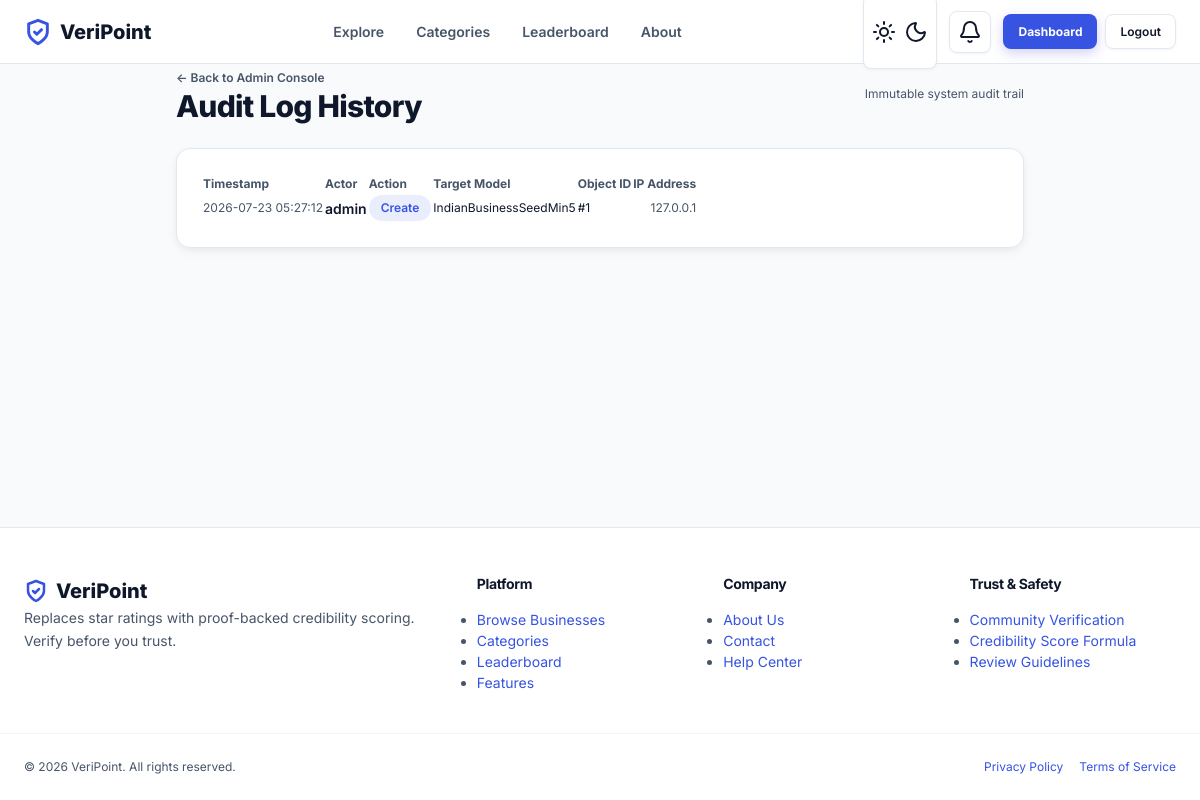
Page /admin-dashboard/audit-log/ (signed in) on the committed database.
### apps/moderation/models.py (models this page shows, shortened)
class AuditLog(models.Model):
    class Action(models.TextChoices):
        CREATE = 'create', 'Create'
        UPDATE = 'update', 'Update'
        DELETE = 'delete', 'Delete'
        MODERATE = 'moderate', 'Moderate'
        VERIFY = 'verify', 'Verify'
    user = models.ForeignKey(
        settings.AUTH_USER_MODEL,
        on_delete=models.SET_NULL,
        null=True,
        related_name='audit_logs',
    )
    action = models.CharField(
        max_length=50,
        choices=Action.choices,
        db_index=True,
    )
    model_name = models.CharField(max_length=100)
    object_id = models.PositiveIntegerField()
    changes = models.JSONField(default=dict, blank=True)
    ip_address = models.GenericIPAddressField(null=True, blank=True)
    created_at = models.DateTimeField(auto_now_add=True, db_index=True)
    class Meta:
        db_table = 'vp_audit_log'
        ordering = ['-created_at']

### apps/accounts/models.py (models this page shows, shortened)
class User(AbstractUser):
    class Role(models.TextChoices):
        REVIEWER = 'reviewer', 'Reviewer'
        BUSINESS_OWNER = 'business_owner', 'Business Owner'
        MODERATOR = 'moderator', 'Moderator'
        ADMIN = 'admin', 'Admin'
    email = models.EmailField(unique=True)
    role = models.CharField(
        max_length=20,
        choices=Role.choices,
        default=Role.REVIEWER,
        db_index=True,
    )
    class Meta:
        db_table = 'vp_user'
        indexes = [
            models.Index(fields=['date_joined']),
        ]
    @property
    def is_moderator(self):
        return self.role in (self.Role.MODERATOR, self.Role.ADMIN)

### apps/moderation/views.py (the view)
# urls.py: path('audit-log/', views.AuditLogListView.as_view(), name='audit_log'),
class AuditLogListView(ModeratorRequiredMixin, ListView):
    model = AuditLog
    template_name = 'moderation/audit_log.html'
    context_object_name = 'audit_logs'
    paginate_by = 25
    def get_queryset(self):
        return AuditLog.objects.select_related('user').order_by('-created_at')

### apps/core/context_processors.py (called while the page is built)
def site_context(request):
    context = {
        'SITE_NAME': settings.SITE_NAME,
        'SITE_TAGLINE': settings.SITE_TAGLINE,
        'SITE_DESCRIPTION': settings.SITE_DESCRIPTION,
    }
    if request.user.is_authenticated:
        context['unread_notification_count'] = (
            request.user.notifications.filter(is_read=False).count()
        )
    return context

### apps/core/mixins.py (called while the page is built)
    def test_func(self):
        return self.request.user.is_moderator

### apps/core/templatetags/veripoint_tags.py (called while the page is built)
@register.simple_tag
def active_nav(request, url_name, *args):
    from django.urls import reverse, resolve
    try:
        current = resolve(request.path_info).url_name
        if current == url_name:
            return 'active'
        if current in args:
            return 'active'
    except Exception:
        pass
    return ''

### templates/moderation/audit_log.html (shortened to what this page needs)
{% extends 'base.html' %}
{% load veripoint_tags %}
{% block content %}
<div class="container container-md py-8">
  <div class="mb-6 flex justify-between items-center">
    <div>
      <a href="{% url 'moderation:dashboard' %}" class="text-xs text-muted font-semibold hover:text-primary">&larr; Back to Admin Console</a>
      <h1 class="text-3xl font-extrabold mt-1">Audit Log History</h1>
    </div>
    <span class="text-xs text-muted">Immutable system audit trail</span>
  </div>
  <div class="card p-6">
    <table class="w-full text-left border-collapse" style="font-size: var(--font-sm);">
      <thead>
        <tr class="border-b border-subtle text-xs text-muted font-bold uppercase">
          <th class="py-3 px-4">Timestamp</th>
          <th class="py-3 px-4">Actor</th>
          <th class="py-3 px-4">Action</th>
          <th class="py-3 px-4">Target Model</th>
          <th class="py-3 px-4">Object ID</th>
          <th class="py-3 px-4 text-right">IP Address</th>
        </tr>
      </thead>
      <tbody>
        {% for log in audit_logs %}
          <tr class="border-b border-subtle hover:bg-subtle transition-colors">
            <td class="py-3.5 px-4 text-xs text-muted">{{ log.created_at|date:"Y-m-d H:i:s" }}</td>
            <td class="py-3.5 px-4 font-semibold text-main">{{ log.user.username|default:"System" }}</td>
            <td class="py-3.5 px-4">
              <span class="badge badge-primary uppercase">{{ log.action }}</span>
            </td>
            <td class="py-3.5 px-4 font-mono text-xs">{{ log.model_name }}</td>
            <td class="py-3.5 px-4 font-mono text-xs">#{{ log.object_id }}</td>
            <td class="py-3.5 px-4 text-right font-mono text-xs text-muted">{{ log.ip_address|default:"127.0.0.1" }}</td>
          </tr>
        {% empty %}
          <tr>
            <td colspan="6" class="text-center py-6 text-muted">No audit logs recorded yet.</td>
          </tr>
        {% endfor %}
      </tbody>
    </table>
  </div>
</div>
{% endblock %}

### static/css/base.css (style rules this page uses)
:root { --primary-hue: 230; --primary: hsl(var(--primary-hue), 75%, 55%); --primary-light: hsl(var(--primary-hue), 75%, 65%); --primary-dark: hsl(var(--primary-hue), 75%, 40%); --primary-subtle: hsl(var(--primary-hue), 75%, 96%); --primary-alpha-10: hsla(var(--primary-hue), 75%, 55%, 0.1); --primary-alpha-20: hsla(var(--primary-hue), 75%, 55%, 0.2); --accent-hue: 160; --accent: hsl(var(--accent-hue), 70%, 45%); --accent-light: hsl(var(--accent-hue), 70%, 55%); --accent-dark: hsl(var(--accent-hue), 70%, 35%); --accent-subtle: hsl(var(--accent-hue), 70%, 96%); --accent-alpha-15: hsla(var(--accent-hue), 70%, 45%, 0.15); --success: hsl(145, 65%, 42%); --success-bg: hsl(145, 65%, 96%); --warning: hsl(40, 95%, 50%); --warning-bg: hsl(40, 95%, 96%); --danger: hsl(0, 75%, 55%); --danger-bg: hsl(0, 75%, 96%); --info: hsl(200, 85%, 50%); --info-bg: hsl(200, 85%, 96%); --score-excellent: #059669; --score-good: #2563eb; --score-average: #d97706; --score-low: #ea580c; --score-poor: #dc2626; --font-family-sans: 'Inter', -apple-system, BlinkMacSystemFont, 'Segoe UI', Roboto, sans-serif; --font-family-mono: 'JetBrains Mono', monospace; --font-xs: 0.75rem; --font-sm: 0.875rem; --font-md: 1rem; --font-lg: 1.125rem; --font-xl: 1.25rem; --font-2xl: 1.5rem; --font-3xl: 1.875rem; --font-4xl: 2.25rem; --font-5xl: 3rem; --lh-tight: 1.2; --lh-normal: 1.5; --lh-relaxed: 1.65; --space-1: 0.25rem; --space-2: 0.5rem; --space-3: 0.75rem; --space-4: 1rem; --space-5: 1.25rem; --space-6: 1.5rem; --space-8: 2rem; --space-10: 2.5rem; --space-12: 3rem; --space-16: 4rem; --radius-sm: 0.375rem; --radius-md: 0.5rem; --radius-lg: 0.875rem; --radius-xl: 1.25rem; --radius-2xl: 1.75rem; --radius-full: 9999px; --transition-fast: 150ms cubic-bezier(0.4, 0, 0.2, 1); --transition-normal: 250ms cubic-bezier(0.4, 0, 0.2, 1); --transition-slow: 350ms cubic-bezier(0.4, 0, 0.2, 1); --container-width: 1240px; --header-height: 4.5rem; }
:root, [data-theme="light"] { --bg-body: #f8fafc; --bg-surface: #ffffff; --bg-surface-raised: #ffffff; --bg-subtle: #f1f5f9; --bg-glass: rgba(255, 255, 255, 0.9); --text-main: #0f172a; --text-muted: #475569; --text-light: #64748b; --text-inverse: #ffffff; --border-color: #e2e8f0; --border-subtle: #f1f5f9; --border-focus: var(--primary); --shadow-sm: 0 1px 3px 0 rgba(0, 0, 0, 0.05); --shadow-md: 0 4px 14px -2px rgba(0, 0, 0, 0.06), 0 2px 6px -1px rgba(0, 0, 0, 0.04); --shadow-lg: 0 10px 25px -5px rgba(0, 0, 0, 0.08), 0 4px 10px -2px rgba(0, 0, 0, 0.04); --shadow-xl: 0 20px 30px -10px rgba(0, 0, 0, 0.12); }
*, *::before, *::after { box-sizing: border-box; margin: 0; padding: 0; }
html { font-family: var(--font-family-sans); font-size: 16px; line-height: var(--lh-normal); color-scheme: light dark; scroll-behavior: smooth; -webkit-text-size-adjust: 100%; }
body { background-color: var(--bg-body); color: var(--text-main); min-height: 100vh; display: flex; flex-direction: column; transition: background-color var(--transition-normal), color var(--transition-normal); overflow-x: hidden; }
a { color: var(--primary); text-decoration: none; transition: color var(--transition-fast); }
h1, h2, h3, h4, h5, h6 { color: var(--text-main); font-weight: 700; line-height: var(--lh-tight); letter-spacing: -0.025em; }
h1 { font-size: var(--font-4xl); }

### static/css/components.css (style rules this page uses)
.card { background-color: var(--bg-surface); border: 1px solid var(--border-color); border-radius: var(--radius-lg); padding: 1.5rem; box-shadow: var(--shadow-md); transition: transform var(--transition-fast), box-shadow var(--transition-fast), border-color var(--transition-fast); }
.badge { display: inline-flex; align-items: center; gap: 0.25rem; padding: 0.25rem 0.75rem; font-size: var(--font-xs); font-weight: 600; border-radius: var(--radius-full); text-transform: capitalize; white-space: nowrap; }
.badge-primary { background-color: var(--primary-alpha-10); color: var(--primary); }

### static/css/layout.css (style rules this page uses)
.container { width: 100%; max-width: 1200px; margin-left: auto; margin-right: auto; padding-left: 1.5rem; padding-right: 1.5rem; box-sizing: border-box; }
.container-md { max-width: 896px; }
.flex { display: flex; }
.items-center { align-items: center; }
.justify-between { justify-content: space-between; }

### rows in the picture
AuditLog: created_at "2026-07-23 05:27:12", user.username "admin", action "Create", model_name "IndianBusinessSeedMin5", object_id "1", ip_address "127.0.0.1"
